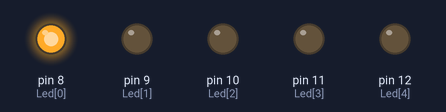
Simulated run of this sketch. Board: Arduino Uno, built with avr-gcc and run on an emulated ATmega328P. On the bench: output pins drawn as LEDs (lit = HIGH).

Above: at 0.5 s.
At 3.5 s:
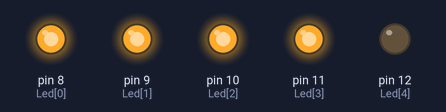
At 5.5 s:
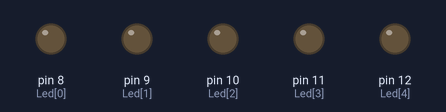
At 7.5 s:
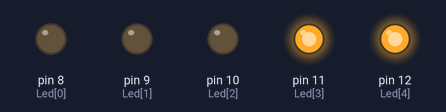
At 10.5 s:
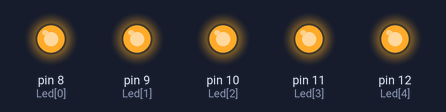
At 14.5 s:
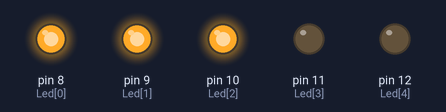
Timing chart, 0 to 15.6 s (numbered marks = the images above):
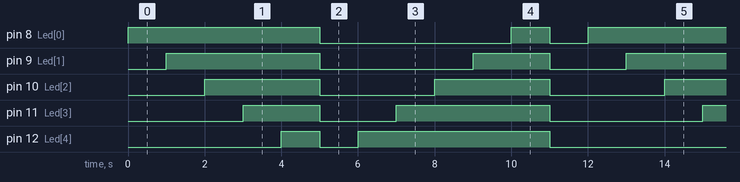

Measured:
- by itself, pin 8 (Led[0]): repeats every 12.0 s: LOW 5.0 s, HIGH 1.0 s, LOW 1.0 s, HIGH 5.0 s
- by itself, pin 9 (Led[1]): repeats every 12.0 s: LOW 4.0 s, HIGH 2.0 s, LOW 2.0 s, HIGH 4.0 s
- by itself, pin 10 (Led[2]): alternates HIGH for 3.0 s and LOW for 3.0 s
- by itself, pin 11 (Led[3]): repeats every 12.0 s: LOW 2.0 s, HIGH 4.0 s, LOW 4.0 s, HIGH 2.0 s
- by itself, pin 12 (Led[4]): repeats every 12.0 s: LOW 1.0 s, HIGH 5.0 s, LOW 5.0 s, HIGH 1.0 s

The sketch:

lab1-1.ino
```cpp
int Led[5] = {8, 9, 10, 11, 12}; // 使用迴圈依序設定腳位8～12都是輸出功能

void setup()
{
  for (int i = 0; i < 5; i++)  // 整數變數i由0變化到4，每次加1
  {
  pinMode(Led[i], OUTPUT);  // 設定i變數所指定的腳位為輸出功能
  }
}

void loop()
{
  for (int i=0;i<5;i++)
  {
    digitalWrite(Led[i], HIGH);  //第8腳位輸出高電位，點亮LED
    delay(1000);  //等待1000ms
  }
  for (int j=0;j<5;j++)
  {
    digitalWrite(Led[j],LOW);  //第8腳位輸出高電位，點亮LED
  }
  delay(1000);
  for (int i=4;i>=0;i--)
    {
      digitalWrite(Led[i], HIGH);  //第8腳位輸出高電位，點亮LED
      delay(1000);  //等待1000ms
    }
    for (int j=0;j<5;j++)
  {
    digitalWrite(Led[j],LOW);  //第8腳位輸出高電位，點亮LED
  }
  delay(1000);

}
```
